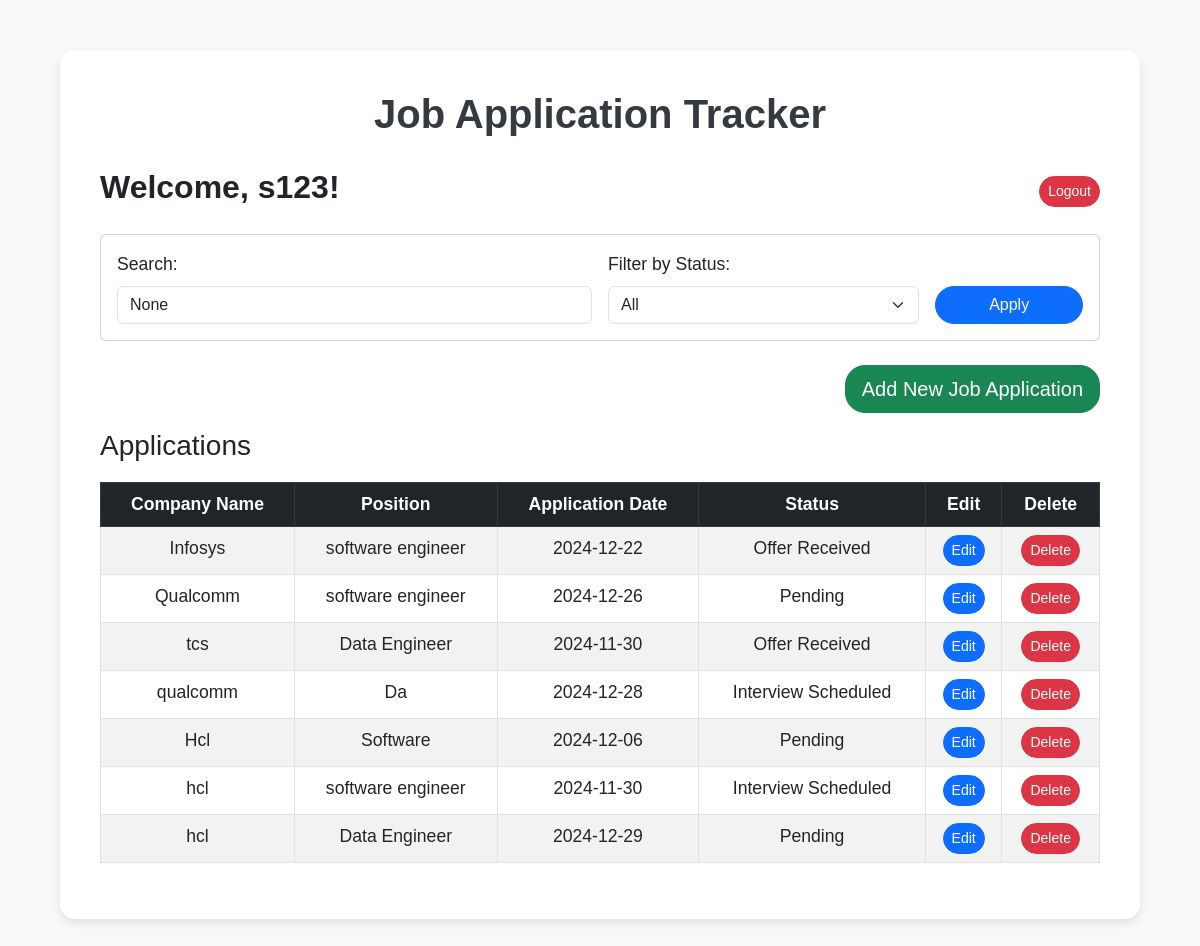
The app's page /dashboard (signed in) with its own data.
### tables this page shows
CREATE TABLE job_applications (
            id INTEGER PRIMARY KEY AUTOINCREMENT,
            user_id INTEGER,
            company_name TEXT NOT NULL,
            position TEXT NOT NULL,
            application_date DATE,
            status TEXT,
            FOREIGN KEY (user_id) REFERENCES users(id)
        );

### app.py (the view)
@app.route('/dashboard', methods=['GET', 'POST'])
def dashboard():
    if 'user_id' not in session:
        flash("Please log in to access the dashboard.")
        return redirect(url_for('login'))
    filter_status = request.args.get('status')
    search_query = request.args.get('query')
    conn = sqlite3.connect('job_tracker.db')
    cursor = conn.cursor()
    query = "SELECT * FROM job_applications WHERE user_id = ?"
    params = [session['user_id']]
    if search_query:
        query += " AND (company_name LIKE ? OR position LIKE ?)"
        params.extend([f'%{search_query}%', f'%{search_query}%'])
    if filter_status:
        query += " AND status = ?"
        params.append(filter_status)
    cursor.execute(query, params)
    applications = cursor.fetchall()
    conn.close()
    return render_template('dashboard.html', applications=applications, filter_status=filter_status, search_query=search_query)

### templates/dashboard.html (shortened to what this page needs)
<!DOCTYPE html>
<html lang="en">
<head>
    <link href="https://cdn.jsdelivr.net/npm/bootstrap@5.3.0/dist/css/bootstrap.min.css" rel="stylesheet">
</head>
<body>
    <div class="dashboard-container">
        <div class="project-header">
            <h1>Job Application Tracker</h1>
        </div>
        <div class="header-row">
            <h2>Welcome, {{ session['username'] }}!</h2>
            <a href="{{ url_for('logout') }}" class="btn btn-danger btn-sm">Logout</a>
        </div>
        <div class="card mb-4">
            <div class="card-body">
                <form method="GET" action="{{ url_for('dashboard') }}" class="row g-3">
                    <div class="col-md-6">
                        <label for="query" class="form-label">Search:</label>
                        <input type="text" name="query" value="{{ search_query }}" placeholder="Search by company or position" class="form-control">
                    </div>
                    <div class="col-md-4">
                        <label for="status" class="form-label">Filter by Status:</label>
                        <select name="status" class="form-select">
                            <option value="">All</option>
                        </select>
                    </div>
                    <div class="col-md-2 align-self-end">
                        <button type="submit" class="btn btn-primary w-100">Apply</button>
                    </div>
                </form>
            </div>
        </div>
        <div class="d-flex justify-content-end mb-3">
            <a href="{{ url_for('add_application') }}" class="btn btn-success btn-lg">Add New Job Application</a>
        </div>
        <h3 class="mb-3">Applications</h3>
        {% if applications %}
        <div class="table-container">
            <table class="table table-bordered table-hover table-striped">
                <thead class="table-dark">
                    <tr>
                        <th>Company Name</th>
                        <th>Position</th>
                        <th>Application Date</th>
                        <th>Status</th>
                        <th>Edit</th>
                        <th>Delete</th>
                    </tr>
                </thead>
                <tbody>
                    {% for application in applications %}
                    <tr>
                        <td>{{ application[2] }}</td>
                        <td>{{ application[3] }}</td>
                        <td>{{ application[4] }}</td>
                        <td>{{ application[5] }}</td>
                        <td>
                            <a href="{{ url_for('edit_application', id=application[0]) }}" class="btn btn-primary btn-sm">Edit</a>
                        </td>
                        <td>
                            <form action="{{ url_for('delete_application', id=application[0]) }}" method="POST" style="display:inline;">
                                <button type="submit" class="btn btn-danger btn-sm" onclick="return confirm('Are you sure you want to delete this application?');">Delete</button>
                            </form>
                        </td>
                    </tr>
                    {% endfor %}
                </tbody>
            </table>
        </div>
        {% else %}
        <div class="alert alert-warning text-center">
            No job applications found.
        </div>
        {% endif %}
    </div>
</body>
</html>

### templates/dashboard.html (style rules this page uses)
body { background-color: #f8f9fa; font-family: Arial, sans-serif; }
.dashboard-container { width: 90%; max-width: 1200px; margin: 50px auto; background: white; padding: 40px; border-radius: 15px; box-shadow: 0 4px 10px rgba(0, 0, 0, 0.1); }
.project-header { text-align: center; margin-bottom: 30px; }
.project-header h1 { font-size: 2.5rem; font-weight: bold; color: #343a40; }
.header-row { display: flex; justify-content: space-between; align-items: center; margin-bottom: 20px; }
.table-container { margin-top: 20px; }
.btn { border-radius: 20px; }
h2 { font-size: 2rem; font-weight: bold; }
label, th, td { font-size: 1.1rem; }
.table th { text-align: center; }
.table td { text-align: center; }

### records on screen
job_applications: company_name "Infosys", position "software engineer", application_date "2024-12-22", status "Offer Received"
job_applications: company_name "Qualcomm", position "software engineer", application_date "2024-12-26", status "Pending"
job_applications: company_name "tcs", position "Data Engineer", application_date "2024-11-30", status "Offer Received"
job_applications: company_name "qualcomm", position "Da", application_date "2024-12-28", status "Interview Scheduled"
job_applications: company_name "Hcl", position "Software", application_date "2024-12-06", status "Pending"
job_applications: company_name "hcl", position "software engineer", application_date "2024-11-30", status "Interview Scheduled"
job_applications: company_name "hcl", position "Data Engineer", application_date "2024-12-29", status "Pending"

### other values on screen
{{ session['username'] }} "s123"
